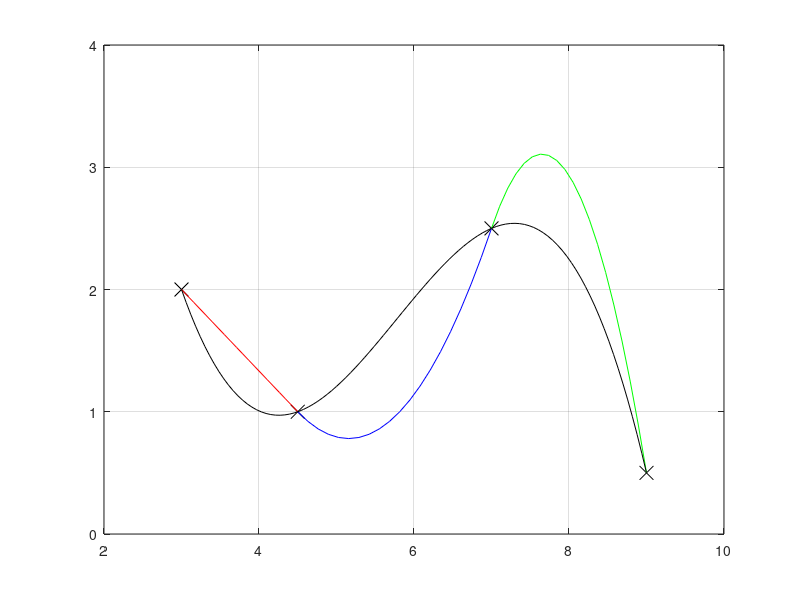

This figure's MATLAB source:
clear
clc
xd = [ 3.0 4.5 7.0 9.0 ];  yd = [ 2.0 1.0 2.5 0.5 ];  % data points
m = length(xd) - 1; % number of splines
 
a = yd(1:m);   % Math 1 - find values for a1, a2, ... aM
 
% Math 2 and Math 3 - setup 2*M equations in 2*M unknowns
% The  unknowns are b1, b2, ...bM  and c1, c2, ... cM (in that order)

A = zeros (2*m, 2*m);
for i = 1:m
    deltaX = xd(i+1)-xd(i);
    A(i,i) = deltaX;  A(i,m+i) = deltaX^2;
    if i ~= m
        A(m+i,i) = 1;  A(m+i,i+1) = -1; A(m+i, m+i) = 2 * deltaX;
    end
end
A(2*m,m+1) = 1;  % c1 = 0
 
B = [yd(2:m+1)-yd(1:m) zeros(1,m)]';

sol = A \ B;
 
b = sol(1:m)'; % extract values for b1, b2, ... bN
c = sol(m+1:2*m)'; % extract values for c1, c2, ... cN

s1 = @(x) a(1) + b(1) * (x - xd(1)) +  c(1) * (x - xd(1)).^2;
s2 = @(x) a(2) + b(2) * (x - xd(2)) +  c(2) * (x - xd(2)).^2;
s3 = @(x) a(3) + b(3) * (x - xd(3)) +  c(3) * (x - xd(3)).^2;

plot (xd, yd, 'xk', 'MarkerSize', 10);
axis ([2 10 0 4]); 
grid on;
hold on;

xp = linspace (xd(1), xd(2), 20);
yp = s1(xp);
plot (xp, yp, 'r');

xp = linspace (xd(2), xd(3), 20);
yp = s2(xp);
plot (xp, yp, 'b');

xp = linspace (xd(3), xd(4), 20);
yp = s3(xp);
plot (xp, yp, 'g');

pause
%compare to a interpolating 3rd order polynomial
p=polyfit(xd, yd, 3);
xp= linspace(xd(1),xd(4),100);
plot(xp,polyval(p,xp),'k');


hold off;
